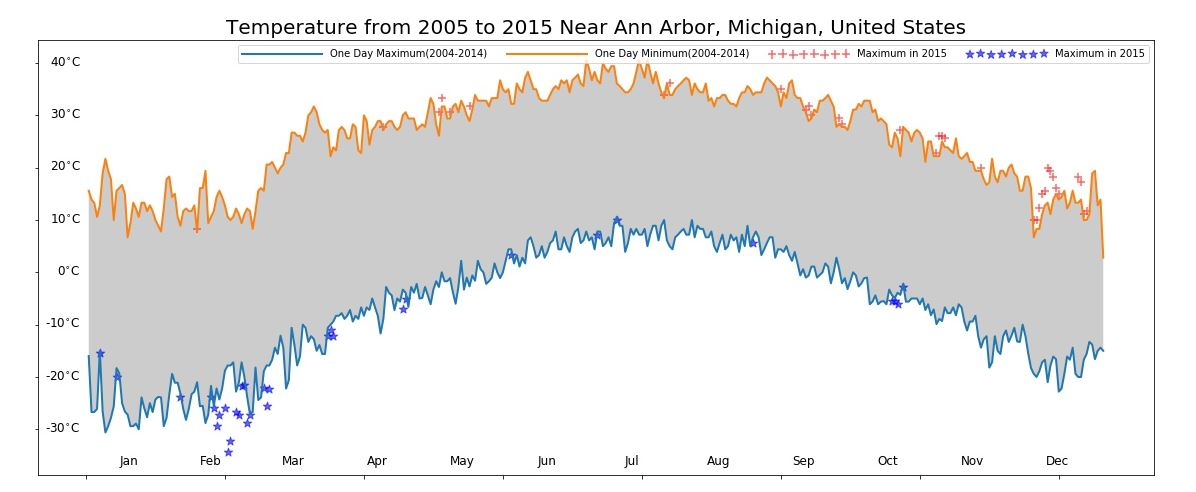

The script that drew this image:

# coding: utf-8

# # Assignment 2
# 
# Before working on this assignment please read these instructions fully. In the submission area, you will notice that you can click the link to **Preview the Grading** for each step of the assignment. This is the criteria that will be used for peer grading. Please familiarize yourself with the criteria before beginning the assignment.
# 
# An NOAA dataset has been stored in the file `data/C2A2_data/BinnedCsvs_d400/fb441e62df2d58994928907a91895ec62c2c42e6cd075c2700843b89.csv`. The data for this assignment comes from a subset of The National Centers for Environmental Information (NCEI) [Daily Global Historical Climatology Network](https://www1.ncdc.noaa.gov/pub/data/ghcn/daily/readme.txt) (GHCN-Daily). The GHCN-Daily is comprised of daily climate records from thousands of land surface stations across the globe.
# 
# Each row in the assignment datafile corresponds to a single observation.
# 
# The following variables are provided to you:
# 
# * **id** : station identification code
# * **date** : date in YYYY-MM-DD format (e.g. 2012-01-24 = January 24, 2012)
# * **element** : indicator of element type
#     * TMAX : Maximum temperature (tenths of degrees C)
#     * TMIN : Minimum temperature (tenths of degrees C)
# * **value** : data value for element (tenths of degrees C)
# 
# For this assignment, you must:
# 
# 1. Read the documentation and familiarize yourself with the dataset, then write some python code which returns a line graph of the record high and record low temperatures by day of the year over the period 2005-2014. The area between the record high and record low temperatures for each day should be shaded.
# 2. Overlay a scatter of the 2015 data for any points (highs and lows) for which the ten year record (2005-2014) record high or record low was broken in 2015.
# 3. Watch out for leap days (i.e. February 29th), it is reasonable to remove these points from the dataset for the purpose of this visualization.
# 4. Make the visual nice! Leverage principles from the first module in this course when developing your solution. Consider issues such as legends, labels, and chart junk.
# 
# The data you have been given is near **Ann Arbor, Michigan, United States**, and the stations the data comes from are shown on the map below.

# In[12]:

import matplotlib.pyplot as plt
import mplleaflet
import pandas as pd
import numpy as np

def leaflet_plot_stations(binsize, hashid):

    df = pd.read_csv('data/C2A2_data/BinSize_d{}.csv'.format(binsize))

    station_locations_by_hash = df[df['hash'] == hashid]

    lons = station_locations_by_hash['LONGITUDE'].tolist()
    lats = station_locations_by_hash['LATITUDE'].tolist()

    plt.figure(figsize=(8,8))

    plt.scatter(lons, lats, c='r', alpha=0.7, s=200)

    return mplleaflet.display()

leaflet_plot_stations(400,'fb441e62df2d58994928907a91895ec62c2c42e6cd075c2700843b89')


# In[13]:

df = pd.read_csv('data/C2A2_data/BinnedCsvs_d400/fb441e62df2d58994928907a91895ec62c2c42e6cd075c2700843b89.csv')


# In[14]:

df['Date'] = pd.to_datetime(df['Date'])


# In[15]:

df = df[df['Date'].map(lambda data: not ((data.month == 2) and (data.day == 29)))]
    
df_2015 = (df[df['Date'].map(lambda data: data.year == 2015)]
           .set_index('Date')
           .copy(True)
          )

df_remain = (df[df['Date'].map(lambda data: data.year != 2015)]
            .groupby('Date')
            .apply(lambda sdf: pd.Series({'Tmax': sdf['Data_Value'].max(), 'Tmin': sdf['Data_Value'].min()}))
            .sort_index()
            .copy(True)
           )


# In[26]:

fig = plt.figure(figsize = (20, 8))
low_level = plt.plot(df_remain.index, df_remain['Tmin'], label='Daily Maximum')
high_level = plt.plot(df_remain.index, df_remain['Tmax'], label='Daily Minimum')
axis = plt.gca()
shade = axis.fill_between(df_remain.index,
                        df_remain['Tmin'],
                        df_remain['Tmax'],
                        facecolor = 'grey',
                        alpha = 0.2)
scatter = plt.scatter(df_2015.index, df_2015['Data_Value'], label = 'Temperature, 2015',
                     color='lavender', marker='.', s=1.5, alpha=0.2)
legend = plt.legend(loc=3, ncol=4, handlelength=8, scatterpoints=8)
scatter_legend = legend.legendHandles[2]
scatter_legend._sizes = [20]
scatter_legend.set_alpha(1)
plt.title('Temperature from 2005 to 2015 Near Ann Arbor, Michigan, United States',
         size=20)
plt.show()
fig.savefig('p1.jpg')


# In[28]:

df_2015_month = (df[df['Date'].map(lambda d: d.year == 2015)]
               .groupby(df['Date'].map(lambda d: d.timetuple().tm_yday))
               .apply(lambda sdf: pd.Series({'Tmax': sdf['Data_Value'].max(), 'Tmin': sdf['Data_Value'].min()}))
               .sort_index()
               .copy(True)
              )
    
df_remain_month = (df[df['Date'].map(lambda d: d.year != 2015)]
           .groupby(df['Date'].map(lambda d: d.timetuple().tm_yday))
           .apply(lambda sdf: pd.Series({'Tmax': sdf['Data_Value'].max(), 'Tmin': sdf['Data_Value'].min()}))
           .sort_index()
           .copy(True)
          )
df_2015_month = df_2015_month.merge(df_remain_month, left_index=True, right_index=True, suffixes=('_2015', '_rest'))
df_2015_month_low = df_2015_month[df_2015_month['Tmin_2015'] < df_2015_month['Tmin_rest']]['Tmin_2015']
df_2015_month_high = df_2015_month[df_2015_month['Tmax_2015'] > df_2015_month['Tmax_rest']]['Tmax_2015']

fig_month = plt.figure(figsize=(20, 8))
low_plot = plt.plot(df_remain_month.index, df_remain_month['Tmin'], label='One Day Maximum(2004-2014)', lw=2)
high_plot = plt.plot(df_remain_month.index, df_remain_month['Tmax'], label='One Day Minimum(2004-2014)', lw=2)
axis_month = plt.gca()
shade = axis_month.fill_between(df_remain_month.index,
                       df_remain_month['Tmin'],
                       df_remain_month['Tmax'],
                       facecolor='grey',
                       alpha=0.4)
scatter_high = plt.scatter(df_2015_month_high.index, df_2015_month_high, label='Maximum in 2015', marker='+',
                          color='red', s=80, alpha=0.6)
scatter_low = plt.scatter(df_2015_month_low.index, df_2015_month_low, label='Maximum in 2015', marker='*', 
                          color='blue', s=80, alpha=0.6)
legend_month = plt.legend(loc=1, ncol=4, handlelength=8, scatterpoints=8)
scatter_legend_month = legend.legendHandles[2]
scatter_legend_month._sizes = [20]
scatter_legend_month.set_alpha(1)

month_day = [0] + list(np.cumsum(pd.date_range('2019-01-01', periods=12, freq='M').map(lambda d: d.day)))
day_anno_pos = list(map(np.mean, zip(month_day[: -1], month_day[1: ])))
month_label = ['Jan', 'Feb', 'Mar', 'Apr', 'May', 'Jun', 'Jul', 'Aug', 'Sep', 'Oct', 'Nov', 'Dec']
for pos, text in zip(day_anno_pos, month_label):
    axis_month.annotate(s=text, xy =(pos, -350), xycoords='data', size=12,
                verticalalignment='top', horizontalalignment='center' , rotation=0)


temp_anno_pos = list(range(-300, 401, 100))
temp_anno_label = list(map(lambda t: '{}$^{{\circ}}$C'.format(int(t/10)), temp_anno_pos))
for pos, text in zip(temp_anno_pos, temp_anno_label):
    axis_month.annotate(s=text, xy =(-2, pos), xycoords='data', size=12,
                verticalalignment='center', horizontalalignment='right' , rotation=0)

plt.title('Temperature from 2005 to 2015 Near Ann Arbor, Michigan, United States',
         size=20)
plt.tick_params(labelleft='off', labelbottom='off')
plt.show()
fig_month.savefig('p2.jpg')
